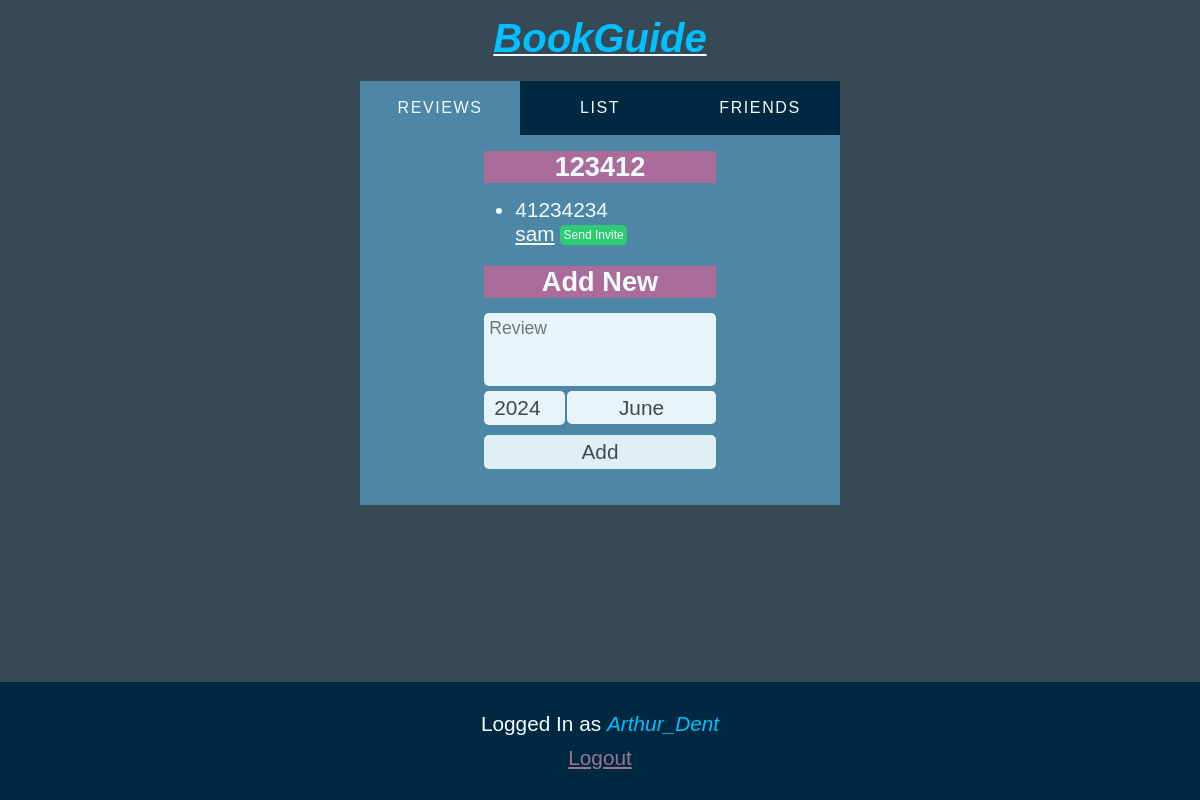
Screenshot of /reviews/13 (signed in) with the database file from the repository.
### list/models.py (models this page shows)
class Book(models.Model):
    title = models.CharField(max_length=100)

class Review(models.Model):
    user = models.ForeignKey(settings.AUTH_USER_MODEL, on_delete=models.CASCADE)
    text = models.TextField()
    book = models.ForeignKey(Book, on_delete=models.CASCADE)

### list/views.py (the view)
# urls.py: path('reviews/<int:pk>', views.reviews, name="reviews"),
def reviews(request, pk):
    book = get_object_or_404(Book, pk=pk)
    context = {
        'book': book,
        'reviews': Review.objects.filter(book=book),
        'invites_from_me': [invite.to_user.user for invite in request.user.profile.invites_from_me.all()],
        'current_tab': "reviews"
    }
    return render(request, 'reviews.html', context)

### list/templatetags/list_extras.py (called while the page is built)
@register.simple_tag
def range_inclusive(start, end):
    return map(str,range(int(start), int(end)+1))

@register.simple_tag
def month_name(index):
    index = str(index)
    if index == "1":
        return _("January")
    elif index == "2":
        return _("February")
    elif index == "3":
        return _("March")
    elif index == "4":
        return _("April")
    elif index == "5":
        return _("May")
    elif index == "6":
        return _("June")
    elif index == "7":
        return _("July")
    elif index == "8":
        return _("August")
    elif index == "9":
        return _("September")
    elif index == "10":
        return _("October")
    elif index == "11":
        return _("November")
    elif index == "12":
        return _("December")

### list/templates/reviews.html (shortened to what this page needs)
{% extends "base_list.html" %}
{% load list_extras %}
{% load i18n %}
{% block main %}
<main>
    <article>
        <h2>{{book.title}}</h2>
        <ul>
            {% for review in reviews %}
            <li>
                <p>{{review.text}}</p>
                <a href="{% url 'readonlylist' review.user.username %}">{{review.user.username}}</a>
                {% if review.user == request.user %}
                <span class="little-tag you">You</span>
                <a class="danger" href="{% url 'delreview' review.pk %}?next={{ request.get_full_path }}">Delete</a>
                {% elif review.user.profile in request.user.profile.friends.all %}
                <span class="little-tag friend" >Friend</span>
                {% elif review.user in invites_from_me %}
                <span class="little-tag invite-sent">Invite Sent</span>
                {% else %}
                <a id="send-invite-{{review.pk}}"class="little-tag send-invite" href="{% url 'send_invite' review.user.username %}?next={{request.get_full_path}}#send-invite-{{review.pk}}">Send Invite</a>
                {% endif %}
            </li>
            {% endfor %}
        </ul>
        <h2 id="new">{% trans 'Add New' %}</h2>
        <form action="{% url 'home' %}?next={{ request.get_full_path }}" method="post">
            <textarea required rows="3" placeholder="{% trans 'Review' %}" name="notes"></textarea>
            <div>
                <input type="number" max="{% now 'Y'%}" min="2000" name="year" value="{% now 'Y'%}">
                <select name="month">
                    {% now 'n' as curr_month %}
                    {% range_inclusive '1' '12' as months %}
                    {% for i in months %}
                    <option value="{{i}}"  {% if curr_month == i %} selected {% endif %}>
                        {% month_name i %}
                    {% endfor %}
                </select>
            </div>
            <button type="submit">{% trans 'Add' %}</button>
        </form>
    </article>
</main>
{% endblock %}

### list/templates/base_list.html (shortened to what this page needs)
{% extends "base_generic.html" %}
{% load list_extras %}
{% load i18n %}
{% block head %}
    {% load static %}
    <link rel="stylesheet" href="{% static 'list.css' %}" type="text/css">
    {% load static %}
    <link rel="stylesheet" href="{% static 'colors.css' %}" type="text/css">
{% endblock %}
{% block content %}
    <header>
        {% if another_owner.username %}
            <h1><em>{{ another_owner.username }}'s</em> <a href="{% url 'home' %}"><em>BookGuide</em></a></h1>
            {% if another_owner.username == request.user.username %}
                <span class="big-tag you">{% trans 'You' %}</span>
            {% elif another_owner.profile in request.user.profile.friends.all %}
                <span class="big-tag friend" >{% trans 'Friend' %}</span>
            {% elif another_owner in invites_from_me %}
                <span class="big-tag invite-sent">{% trans 'Invite Sent' %}</span>
            {% else %}
            <a class="big-tag send-invite" href="{% url 'send_invite' another_owner.username %}?next={{request.get_full_path}}">{% trans 'Send Invite' %}</a>
            {% endif %}
        {% else %}
            <h1><a href="{% url 'home' %}" ><em>BookGuide</em></a></h1>
        {% endif %}
    </header>
    <nav>
        <a {% if current_tab == 'reviews' %}selected{%endif%} href="{% url 'allbooks' %}">{% trans 'Reviews' %}</a>
        <a {% if current_tab == 'list' %}selected{%endif%} href="{% url 'home' %}">{% trans 'List' %}</a>
        <a {% if current_tab == 'friends' %}selected{%endif%} href="{% url 'friends' %}">{% trans 'Friends' %}</a>
    </nav>
    {% block main %}
    {% endblock %}
    <footer>
        {% if user.username %}
            <p>{% trans 'Logged In as' %} <em>{{ user.username }}</em></p>
            <a href="{% url 'logout' %}">{% trans 'Logout' %}</a>
        {% else %}
            <p>{% trans 'Not Logged In' %}</p>
            <em><a href="{% url 'login' %}">{% trans 'Login' %}</a></em>
        {% endif %}
    </footer>
{% endblock %}

### list/static/forms.css (style rules this page uses)
input, textarea, button, select, option { opacity: 0.95; padding: 5px; border-radius: 5px; background-color: var(--text-light) !important; color: var(--text-dark) !important; border: none; outline: none; }
textarea { font-size: 1.1rem; }
select { appearance: none; -webkit-appearance: none; -moz-appearance: none; height: 100%; text-align: center; }
button { margin-top: 5px; cursor: pointer; opacity: 0.9; }

### list/static/list.css (style rules this page uses)
html { font-size: 100%; }
* { font-size: 1.3rem; font-family: sans-serif; word-break: break-word; }
h1 { font-size: 1.5rem; }
.little-tag { font-size: 0.75rem; padding: 0.2rem; border-radius: 5px; vertical-align: middle; }
.send-invite { background-color: var(--green); text-decoration: none; }
nav { width: min(30rem, 100%); margin: 0 auto; display: flex; justify-content: center; align-items: center; text-align: center; background-color: var(--nav); }
nav>a { font-size: 1rem; flex: 1 1 0px; padding: 2ch 0 ; text-transform: uppercase; letter-spacing: 0.1rem; text-decoration: none; }
nav>a[selected] { background-color: var(--main); }
header>h1 em, header>h1 em * { font-size: 2.5rem; }
h2, h2 span { font-size: 1.7rem; }
article { min-width: min(20ch, 100%); }
#new { margin-top: 20px; }
#new { min-width: min(30ch,100%); }
html { overflow-x: hidden; }
body { display: flex; flex-direction: column; min-height: 100vh; min-width: 100vw; margin: 0; }
header { display: flex; align-items: center; flex-direction: column; padding-bottom: 10px; width: 100%; }
main { width: min(30rem, 100%); margin: 0 auto; display: flex; align-items: center; flex-direction: column; padding: 1rem 1ch; box-sizing: border-box; }
h1,h2,h3 { text-align: center; }
h2 { margin: 0 0 15px 0; }
ul { margin: 0 0 20px 0; padding: 0; }
h1 { margin-bottom: 10px; }
form { display: flex; gap: 5px; flex-direction: column; }
form button { width: 100%; }
textarea { resize: none; }
input,textarea { width: 100%; box-sizing: border-box; }
li p { margin: 0; }
article:last-child { padding-bottom: 20px; }
li { margin: 0 31px; }
form>div { display: flex; }
form>div input[name="year"] { width: 7ch; margin: 0 2px 0 0 ; text-align: center; }
form>div select { width: 100%; text-align-last: center; text-align: center; height: 100%; }
form textarea { width: 100%; }
footer { margin-top: auto; margin-bottom: 0; width: 100%; padding-bottom: 30px; text-align: center; }
footer p { margin: 0 0 10px 0; padding-top: 30px; }
html { overscroll-behavior: none; }
body { background-color: var(--dark); }
header { background-color: var(--dark); }
main { background-color: var(--main); }
* { color: var(--text-light); }
h2 { background-color: var(--header-main); }
em, em * { color: var(--highlight); }
footer { background-color: var(--main-darker); }
footer a { color: var(--link-secondary); }

### list/static/colors.css (style rules this page uses)
html { --dark: #364954; --nav: #002840; --main: #4D87A5; --text-light: #F0FBFF; --text-dark: #444; --header-main: #AB6B9B; --header-secondary: #004D68; --highlight: #00C0FF; --danger: #C46367; --green: #2ECC71; --main-darker: #002840; --highlight-in-text: #9AAEBB; --highlight-in-header: #B8A6B3; --link-secondary: #9D7392; }

### rows the page displays
Book: title "123412"
Review: text "41234234", user.username "sam"

### other values shown
{{ user.username }} "Arthur_Dent"
